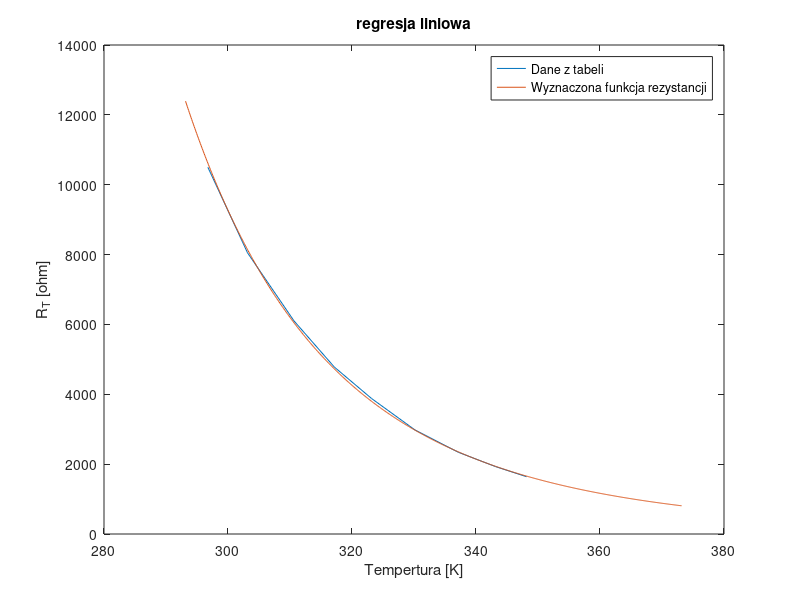
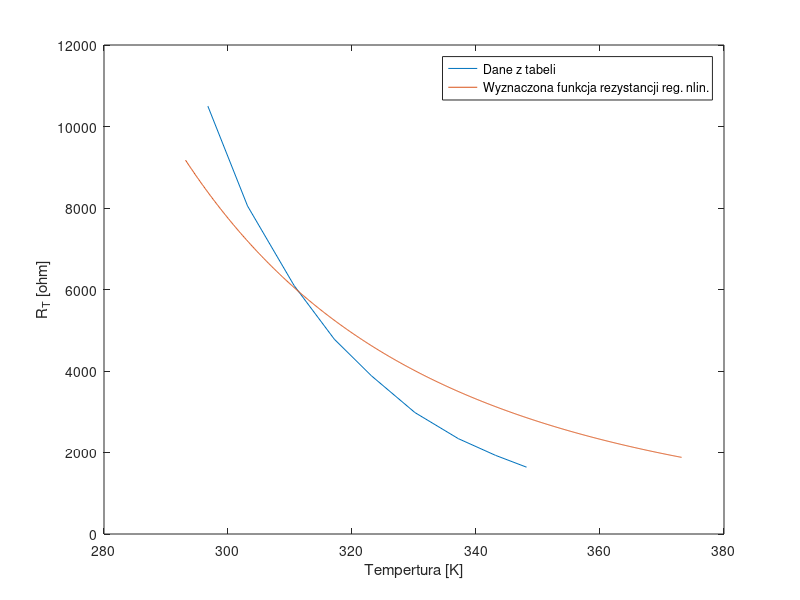
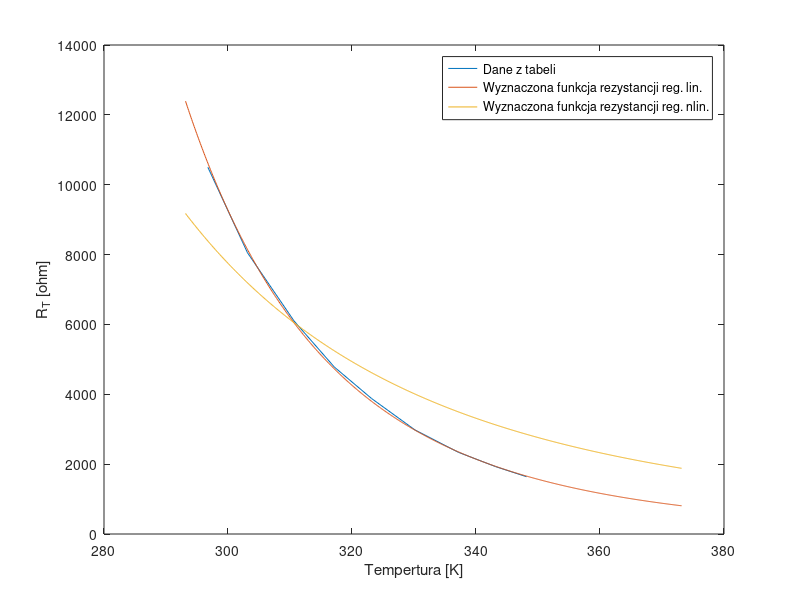

The MATLAB script that drew these images, in order:
clear all
close all
clc


tabela = [
% LP.   Temp [*C]   R[kohm]
1       23.6        10.50
2       30          8.05
3       37.5        6.10
4       44          4.78
5       50          3.88
6       57          2.98
7       64          2.34
8       70          1.93
9       75          1.64
]

Temp = tabela(:,2) + 273.15; % [*K]
Rt = tabela(:,3) * 1000;     % [ohm]



%%
% punkt A


% y = b1*x + b0
%
% y = ln(Rt)
% b0 = ln(A)
% b1 = B
% x = 1/T
%

x = 1./Temp;
y = log(Rt);

x_av = mean(x);
y_av = mean(y);

b1 = sum((x - x_av).*(y - y_av)) / sum((x - x_av).^2);
b0 = y_av - b1 * x_av;

A_lin = exp(b0);
B_lin = b1;

% wyniki 


test_temp = [20:0.1:100] + 273.15;
termistor_resistance_lin = @(Temp1) A_lin*exp(B_lin./Temp1);

plot(Temp, Rt); hold on
plot(test_temp, termistor_resistance_lin(test_temp));

xlabel('Tempertura [K]');
ylabel('R_T [ohm]');
legend('Dane z tabeli','Wyznaczona funkcja rezystancji')
title('regresja liniowa')

%%
% Punkt B

%                      [A, B],              A*exp(      B./Temp1);                
termistor_resistance_b = @(Beta, Temp1) Beta(1)*exp(Beta(2)./Temp1);

beta = nlinfit(Temp, Rt, termistor_resistance_b, [100 100])

A_nlin = beta(1)
B_nlin = beta(2)

figure

termistor_resistance_nlin = @(Temp1) A_nlin*exp(B_nlin./Temp1);

plot(Temp, Rt); hold on
plot(test_temp, termistor_resistance_nlin(test_temp));

xlabel('Tempertura [K]');
ylabel('R_T [ohm]');
legend('Dane z tabeli','Wyznaczona funkcja rezystancji reg. nlin.')

%%
% porownanie wszystkiego

figure
termistor_resistance_b = @(Temp1) A_nlin*exp(B_nlin./Temp1);

plot(Temp, Rt); hold on
plot(test_temp, termistor_resistance_lin(test_temp));
plot(test_temp, termistor_resistance_nlin(test_temp));


xlabel('Tempertura [K]');
ylabel('R_T [ohm]');
legend('Dane z tabeli', ...
        'Wyznaczona funkcja rezystancji reg. lin.',...
        'Wyznaczona funkcja rezystancji reg. nlin.')